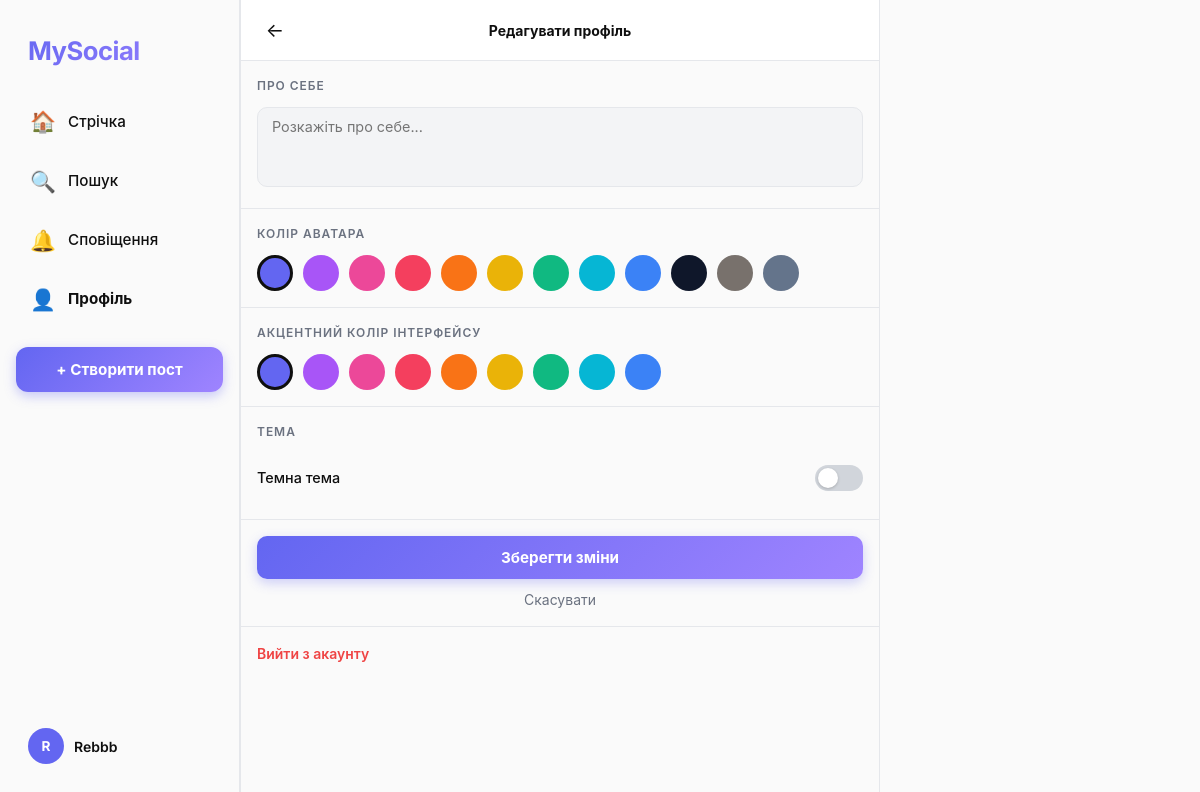
The page /profile/Rebbb/edit (signed in) on the database its author committed.
### tables this page shows
CREATE TABLE users (
                id INTEGER PRIMARY KEY AUTOINCREMENT,
                username TEXT UNIQUE NOT NULL,
                password_hash TEXT NOT NULL,
                bio TEXT DEFAULT '',
                avatar_color TEXT DEFAULT '#6366f1',
                accent_color TEXT DEFAULT '#6366f1',
                theme TEXT DEFAULT 'light',
                created_at TIMESTAMP DEFAULT CURRENT_TIMESTAMP
            );

### routes/profile.py (the view, shortened to what this page needs)
@profile_bp.route('/profile/<username>/edit', methods=['GET', 'POST'])
@login_required
def edit_profile(username):
    if session['username'] != username:
        return redirect(url_for('profile.profile', username=username))
    db = get_db()
    user = db.execute('SELECT * FROM users WHERE username=?', (username,)).fetchone()
    return render_template('edit_profile.html', user=user)

### database.py (called while the page is built)
def get_db():
    db = getattr(g, '_database', None)
    if db is None:
        db = g._database = sqlite3.connect(DATABASE)
        db.row_factory = sqlite3.Row
        db.execute("PRAGMA foreign_keys = ON")
    return db

def close_connection(exception):
    db = getattr(g, '_database', None)
    if db is not None:
        db.close()

### routes/profile.py (called while the page is built)
def login_required(f):
    from functools import wraps
    @wraps(f)
    def decorated(*args, **kwargs):
        if 'user_id' not in session:
            return redirect(url_for('auth.login'))
        return f(*args, **kwargs)
    return decorated

### templates/edit_profile.html (shortened to what this page needs)
{% extends 'base.html' %}
{% block body %}
<div class="app-container">
  <aside class="sidebar-left">
    <div class="sidebar-logo">MySocial</div>
    <a href="/" class="nav-item"><span class="nav-icon">🏠</span> Стрічка</a>
    <a href="/search" class="nav-item"><span class="nav-icon">🔍</span> Пошук</a>
    <a href="/notifications" class="nav-item"><span class="nav-icon">🔔</span> Сповіщення</a>
    <a href="/profile/{{ session.username }}" class="nav-item active"><span class="nav-icon">👤</span> Профіль</a>
    <button class="sidebar-post-btn" onclick="openModal('modal-post')">+ Створити пост</button>
    <a href="/profile/{{ session.username }}" class="sidebar-user">
      <div class="avatar avatar-sm" style="background:{{ session.get('accent','#6366f1') }}">{{ session.username[0].upper() }}</div>
      <div class="sidebar-user-info"><div class="sidebar-username">{{ session.username }}</div></div>
    </a>
  </aside>
  <main class="main-feed">
    <div class="top-bar">
      <a href="/profile/{{ user.username }}" class="icon-btn">←</a>
      <div style="font-weight:700;">Редагувати профіль</div>
    </div>
    <form action="/profile/{{ user.username }}/edit" method="POST">
      <div class="settings-section">
        <div class="settings-label">Про себе</div>
        <textarea class="textarea-input" name="bio" placeholder="Розкажіть про себе..." maxlength="200">{{ user.bio or '' }}</textarea>
      </div>
      <div class="settings-section">
        <div class="settings-label">Колір аватара</div>
        <div class="color-grid">
          {% set avatar_colors = ['#6366f1','#a855f7','#ec4899','#f43f5e','#f97316','#eab308','#10b981','#06b6d4','#3b82f6','#0f172a','#78716c','#64748b'] %}
          {% for color in avatar_colors %}
            <div class="color-swatch {% if user.avatar_color == color %}selected{% endif %}"
                 style="background:{{ color }}"
                 data-color="{{ color }}"
                 data-target="avatar_color"
                 onclick="this.closest('.color-grid').querySelectorAll('.color-swatch').forEach(s=>s.classList.remove('selected'));this.classList.add('selected');document.querySelector('[name=avatar_color]').value='{{ color }}'">
            </div>
          {% endfor %}
        </div>
      </div>
      <div class="settings-section">
        <div class="settings-label">Акцентний колір інтерфейсу</div>
        <div class="color-grid" id="accent-grid">
          {% set accent_colors = [
            ('#6366f1','Індиго'), ('#a855f7','Фіолет'), ('#ec4899','Рожевий'),
            ('#f43f5e','Червоний'), ('#f97316','Помаранч'), ('#eab308','Жовтий'),
            ('#10b981','Зелений'), ('#06b6d4','Блакитний'), ('#3b82f6','Синій')
          ] %}
          {% for color, label in accent_colors %}
            <div class="color-swatch {% if user.accent_color == color %}selected{% endif %}"
                 style="background:{{ color }}"
                 data-color="{{ color }}"
                 data-target="accent_color"
                 data-type="accent"
                 title="{{ label }}"
                 onclick="document.getElementById('accent-grid').querySelectorAll('.color-swatch').forEach(s=>s.classList.remove('selected'));this.classList.add('selected');document.querySelector('[name=accent_color]').value='{{ color }}';setAccentColor('{{ color }}')">
            </div>
          {% endfor %}
        </div>
      </div>
      <div class="settings-section">
        <div class="settings-label">Тема</div>
        <div class="theme-toggle-row">
          <div class="theme-label">Темна тема</div>
          <button type="button" class="toggle-switch {% if user.theme == 'dark' %}on{% endif %}"
                  id="theme-toggle"
                  onclick="const next=toggleTheme();document.querySelector('[name=theme]').value=next;"></button>
        </div>
      </div>
      <div class="settings-section">
        <button type="submit" style="
          width:100%; padding:12px;
          background:var(--accent-grad); border:none; border-radius:10px;
          color:white; font-weight:700; font-size:0.95rem; cursor:pointer;
          box-shadow:0 4px 12px rgba(99,102,241,0.3);
        ">Зберегти зміни</button>
        <a href="/profile/{{ user.username }}" style="
          display:block; text-align:center; margin-top:10px;
          color:var(--text-2); font-size:0.875rem;">Скасувати</a>
      </div>
      <div class="settings-section" style="border:none;">
        <a href="/logout" style="color:#ef4444;font-size:0.875rem;font-weight:600;">Вийти з акаунту</a>
      </div>
    </form>
  </main>
  <aside class="sidebar-right"></aside>
</div>
{% endblock %}

### rows shown on the page
users: username "Rebbb", avatar_color "#6366f1" (drawn), accent_color "#6366f1" (drawn)

### other values the page prints
{{ session.username[0].upper() }} "R"
